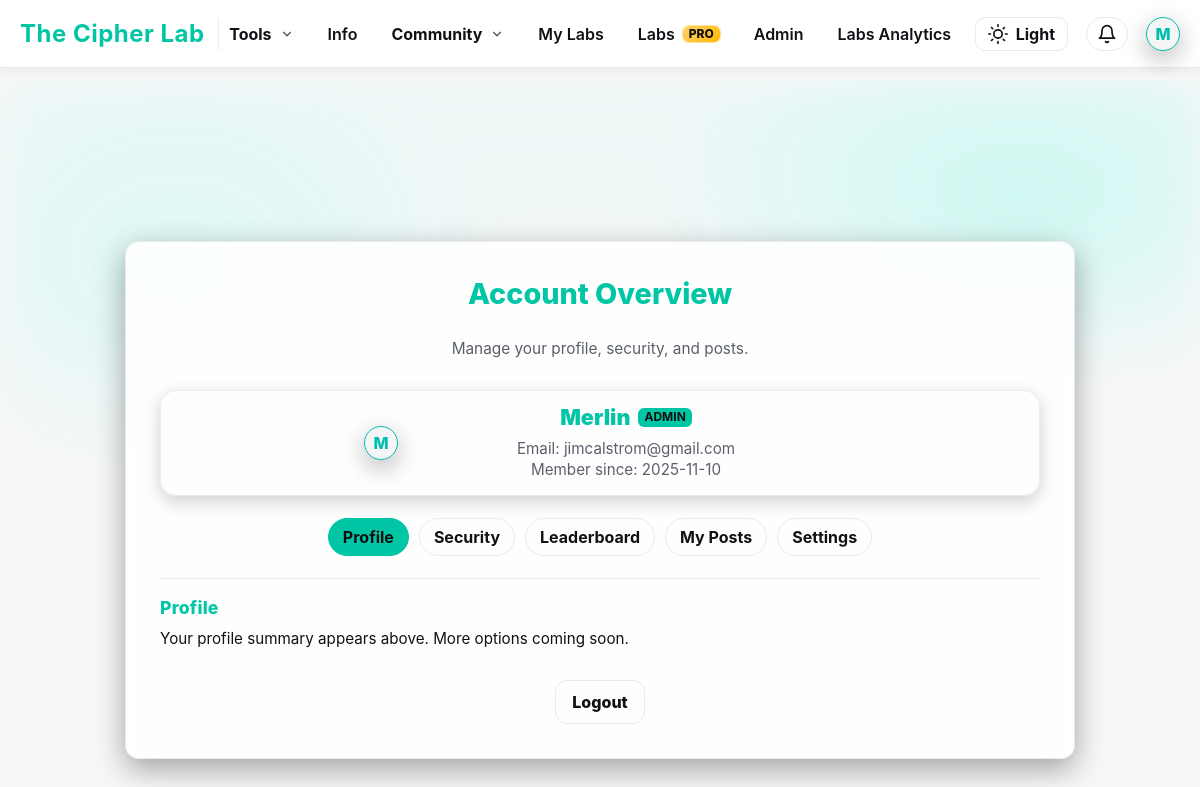
The page /account (signed in) on the database as committed earlier.
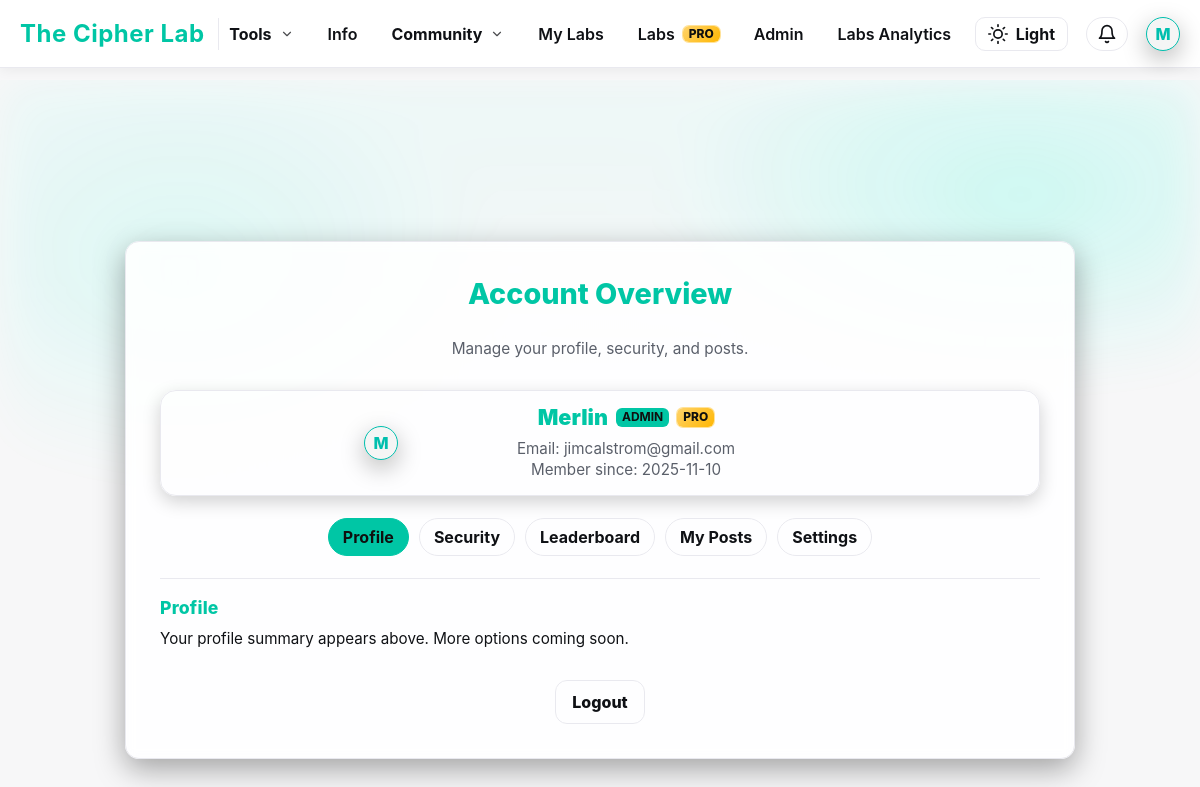
The same page on the database as committed later.
### app.py (the view)
@app.route("/account")
def account():
    user = current_user()
    if not user:
        flash("Please log in to view your account.", "warning")
        return redirect(url_for("login"))
    conn = get_db()
    cur = conn.execute("SELECT username, email, created_at, needs_password, needs_username FROM users WHERE id=?", (user["id"],))
    user_info = cur.fetchone()
    posts_per_page = 9
    try:
        posts_page = int(request.args.get("posts_page") or request.args.get("page") or 1)
    except ValueError:
        posts_page = 1
    if posts_page < 1:
        posts_page = 1
    total_posts_row = conn.execute(
        "SELECT COUNT(*) AS c FROM posts WHERE user_id=?",
        (user["id"],)
    ).fetchone()
    total_posts = (total_posts_row["c"] if total_posts_row else 0) or 0
    posts_total_pages = (total_posts + posts_per_page - 1) // posts_per_page if total_posts else 0
    if posts_total_pages and posts_page > posts_total_pages:
        posts_page = posts_total_pages
    posts_offset = (posts_page - 1) * posts_per_page
    cur = conn.execute("""
        SELECT id, title, body, image_filename, created_at
        FROM posts
        WHERE user_id=?
        ORDER BY datetime(created_at) DESC
        LIMIT ? OFFSET ?
    """, (user["id"], posts_per_page, posts_offset))
    posts = [dict(r) for r in cur.fetchall()]
    for p in posts:
        try:
            p["list_page"] = get_post_page(p["id"])
        except Exception:
            p["list_page"] = 1
    lb_data = conn.execute("""
        SELECT username,
               COUNT(DISTINCT cipher_week) AS weeks_played,
               SUM(score) AS total_score
        FROM cipher_submissions
        WHERE username IS NOT NULL
        GROUP BY username
        ORDER BY total_score DESC
    """).fetchall()
    leaderboard_data = None
    for i, row in enumerate(lb_data, start=1):
        if row["username"].lower() == user_info["username"].lower():
            leaderboard_data = {
                "rank": i,
                "weeks_played": row["weeks_played"],
                "total_score": row["total_score"]
            }
            break
    conn.close()
    needs_password = bool(user_info["needs_password"]) if (user_info and ("needs_password" in user_info.keys())) else False
    needs_username = bool(user_info["needs_username"]) if (user_info and ("needs_username" in user_info.keys())) else False
    return render_template(
		"account.html",
		user=user,
		user_info=user_info,
		posts=posts,
		leaderboard_data=leaderboard_data,
		posts_page=posts_page,
		posts_total_pages=posts_total_pages,
		needs_password=needs_password,
		needs_username=needs_username,
	)

### app.py (called while the page is built)
@app.after_request
def add_security_headers(resp):
    resp.headers["X-Content-Type-Options"] = "nosniff"
    resp.headers["X-Frame-Options"] = "DENY"
    resp.headers["Referrer-Policy"] = "strict-origin-when-cross-origin"
    resp.headers["Content-Security-Policy"] = (
        "default-src 'self'; "
        "img-src 'self' data: https://api.producthunt.com https://ph-files.imgix.net https://www.producthunt.com; "
        "script-src 'self' 'unsafe-inline' https://www.producthunt.com; "
        "style-src 'self' 'unsafe-inline'; "
        "frame-src https://www.producthunt.com;"
    )
    return resp

def get_post_page(post_id, per_page=10,sort='new'):
    conn = get_db()
    rows = conn.execute("""
        SELECT posts.id
        FROM posts
        LEFT JOIN users ON posts.user_id = users.id
        WHERE (users.banned IS NULL OR users.banned = 0)
        ORDER BY posts.pinned DESC,
                 datetime(posts.created_at) DESC
    """).fetchall()
    conn.close()
    ids = [r["id"] for r in rows]
    if post_id not in ids:
        return 1
    index = ids.index(post_id)
    return (index // per_page) + 1

### templates/account.html (shortened to what this page needs)
<!DOCTYPE html>
<html lang="en">
<head>
  <link rel="stylesheet" href="{{ url_for('static', filename='style.css') }}?v=20251110">
</head>
<body class="no-nav-padding">
  {% include 'base_nav.html' %}
  <main class="account-viewport">
    <div class="account-card">
      <h1 class="account-title">Account Overview</h1>
      <p class="account-subtitle">Manage your profile, security, and posts.</p>
      <div class="account-hero">
        <div class="avatar">{{ user_info['username'][0].upper() }}</div>
        <div class="hero-info">
          <h2>
            {{ user_info['username'] }}
            {% if user.is_admin %}<span class="admin-badge">Admin</span>{% endif %}
            {% if user.is_pro %}<span class="pro-badge">PRO</span>{% endif %}
          </h2>
          <p>Email: {{ user_info['email'] }}</p>
          <p>Member since: {{ user_info['created_at'][:10] }}</p>
        </div>
      </div>
      <div class="account-links" id="account-tabs">
        <a href="#profile">Profile</a>
        <a href="#security">Security</a>
        <a href="#leaderboard">Leaderboard</a>
        <a href="#posts">My Posts</a>
        <a href="#settings">Settings</a>
      </div>
      <div id="profile" class="section tab-panel">
        <h3>Profile</h3>
        <p>Your profile summary appears above. More options coming soon.</p>
      </div>
      <div class="bottom-actions">
        <a href="#" class="btn btn-ghost" id="logout-btn">Logout</a>
      </div>
    </div>
  </main>
</body>
</html>

Rows that differ between the two databases and show on the page:
changed users "Merlin": is_pro 0 → 1 (drawn)
Other text that changed with them:
text now shown: "PRO"
